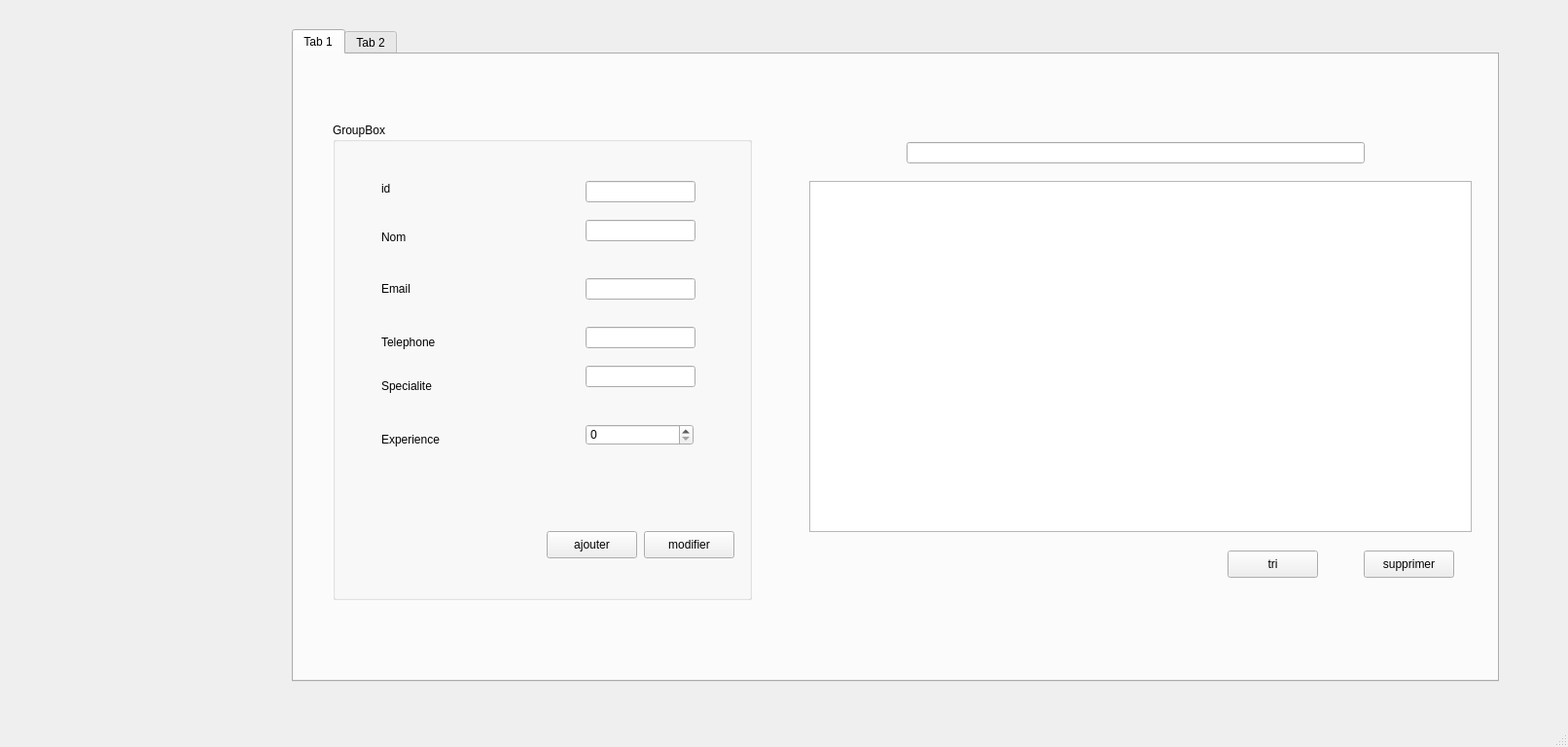
<?xml version="1.0" encoding="UTF-8"?>
<ui version="4.0">
 <class>MainWindow</class>
 <widget class="QMainWindow" name="MainWindow">
  <property name="geometry">
   <rect>
    <x>0</x>
    <y>0</y>
    <width>1612</width>
    <height>768</height>
   </rect>
  </property>
  <property name="windowTitle">
   <string>MainWindow</string>
  </property>
  <widget class="QWidget" name="centralwidget">
   <widget class="QStackedWidget" name="stackedWidget">
    <property name="geometry">
     <rect>
      <x>290</x>
      <y>20</y>
      <width>1281</width>
      <height>691</height>
     </rect>
    </property>
    <property name="currentIndex">
     <number>1</number>
    </property>
    <widget class="QWidget" name="page">
     <widget class="QTabWidget" name="tabWidget">
      <property name="geometry">
       <rect>
        <x>10</x>
        <y>30</y>
        <width>1271</width>
        <height>581</height>
       </rect>
      </property>
      <widget class="QWidget" name="tab">
       <attribute name="title">
        <string>Tab 1</string>
       </attribute>
       <widget class="QGroupBox" name="groupBox">
        <property name="geometry">
         <rect>
          <x>40</x>
          <y>30</y>
          <width>431</width>
          <height>491</height>
         </rect>
        </property>
        <property name="title">
         <string>GroupBox</string>
        </property>
        <widget class="QLabel" name="label">
         <property name="geometry">
          <rect>
           <x>40</x>
           <y>50</y>
           <width>56</width>
           <height>16</height>
          </rect>
         </property>
         <property name="text">
          <string/>
         </property>
        </widget>
        <widget class="QLabel" name="label_2">
         <property name="geometry">
          <rect>
           <x>80</x>
           <y>60</y>
           <width>56</width>
           <height>16</height>
          </rect>
         </property>
         <property name="text">
          <string/>
         </property>
        </widget>
        <widget class="QLabel" name="label_3">
         <property name="geometry">
          <rect>
           <x>50</x>
           <y>60</y>
           <width>56</width>
           <height>16</height>
          </rect>
         </property>
         <property name="text">
          <string>id</string>
         </property>
        </widget>
        <widget class="QLabel" name="label_4">
         <property name="geometry">
          <rect>
           <x>50</x>
           <y>110</y>
           <width>56</width>
           <height>16</height>
          </rect>
         </property>
         <property name="text">
          <string>titre</string>
         </property>
        </widget>
        <widget class="QLabel" name="label_5">
         <property name="geometry">
          <rect>
           <x>50</x>
           <y>150</y>
           <width>111</width>
           <height>41</height>
          </rect>
         </property>
         <property name="text">
          <string>description</string>
         </property>
        </widget>
        <widget class="QLabel" name="label_6">
         <property name="geometry">
          <rect>
           <x>50</x>
           <y>210</y>
           <width>71</width>
           <height>31</height>
          </rect>
         </property>
         <property name="text">
          <string>duree</string>
         </property>
        </widget>
        <widget class="QLabel" name="label_7">
         <property name="geometry">
          <rect>
           <x>50</x>
           <y>310</y>
           <width>91</width>
           <height>31</height>
          </rect>
         </property>
         <property name="text">
          <string>date_fin</string>
         </property>
        </widget>
        <widget class="QLabel" name="label_8">
         <property name="geometry">
          <rect>
           <x>50</x>
           <y>250</y>
           <width>121</width>
           <height>41</height>
          </rect>
         </property>
         <property name="text">
          <string>date_debut</string>
         </property>
        </widget>
        <widget class="QLineEdit" name="idFormation">
         <property name="geometry">
          <rect>
           <x>260</x>
           <y>60</y>
           <width>113</width>
           <height>22</height>
          </rect>
         </property>
        </widget>
        <widget class="QLineEdit" name="lineEdit_titre">
         <property name="geometry">
          <rect>
           <x>260</x>
           <y>100</y>
           <width>113</width>
           <height>22</height>
          </rect>
         </property>
        </widget>
        <widget class="QLineEdit" name="lineEdit_description">
         <property name="geometry">
          <rect>
           <x>260</x>
           <y>160</y>
           <width>113</width>
           <height>22</height>
          </rect>
         </property>
        </widget>
        <widget class="QPushButton" name="ajouter_f">
         <property name="geometry">
          <rect>
           <x>220</x>
           <y>420</y>
           <width>93</width>
           <height>28</height>
          </rect>
         </property>
         <property name="text">
          <string>ajouter</string>
         </property>
        </widget>
        <widget class="QPushButton" name="modfi_f">
         <property name="geometry">
          <rect>
           <x>320</x>
           <y>420</y>
           <width>93</width>
           <height>28</height>
          </rect>
         </property>
         <property name="text">
          <string>modifier</string>
         </property>
        </widget>
        <widget class="QSpinBox" name="spinBox_duree">
         <property name="geometry">
          <rect>
           <x>260</x>
           <y>210</y>
           <width>111</width>
           <height>22</height>
          </rect>
         </property>
        </widget>
        <widget class="QDateEdit" name="dateEdit_date_de_debut">
         <property name="geometry">
          <rect>
           <x>260</x>
           <y>260</y>
           <width>110</width>
           <height>22</height>
          </rect>
         </property>
        </widget>
        <widget class="QDateEdit" name="dateEdit_date_de_fin">
         <property name="geometry">
          <rect>
           <x>260</x>
           <y>310</y>
           <width>110</width>
           <height>22</height>
          </rect>
         </property>
        </widget>
        <widget class="QLabel" name="label_11">
         <property name="geometry">
          <rect>
           <x>30</x>
           <y>350</y>
           <width>101</width>
           <height>31</height>
          </rect>
         </property>
         <property name="text">
          <string>id_formateur</string>
         </property>
        </widget>
        <widget class="QComboBox" name="comboBox_formateur">
         <property name="geometry">
          <rect>
           <x>250</x>
           <y>360</y>
           <width>141</width>
           <height>22</height>
          </rect>
         </property>
        </widget>
       </widget>
       <widget class="QTableView" name="tableView_formations">
        <property name="geometry">
         <rect>
          <x>690</x>
          <y>140</y>
          <width>561</width>
          <height>271</height>
         </rect>
        </property>
       </widget>
       <widget class="QPushButton" name="supp_f">
        <property name="geometry">
         <rect>
          <x>690</x>
          <y>430</y>
          <width>93</width>
          <height>28</height>
         </rect>
        </property>
        <property name="text">
         <string>supprimer</string>
        </property>
       </widget>
      </widget>
      <widget class="QWidget" name="tab_2">
       <attribute name="title">
        <string>Tab 2</string>
       </attribute>
      </widget>
     </widget>
    </widget>
    <widget class="QWidget" name="page_2">
     <widget class="QTabWidget" name="tabWidget_2">
      <property name="geometry">
       <rect>
        <x>10</x>
        <y>10</y>
        <width>1241</width>
        <height>671</height>
       </rect>
      </property>
      <widget class="QWidget" name="tab_3">
       <attribute name="title">
        <string>Tab 1</string>
       </attribute>
       <widget class="QGroupBox" name="groupBox_2">
        <property name="geometry">
         <rect>
          <x>40</x>
          <y>70</y>
          <width>431</width>
          <height>491</height>
         </rect>
        </property>
        <property name="title">
         <string>GroupBox</string>
        </property>
        <widget class="QLabel" name="label_9">
         <property name="geometry">
          <rect>
           <x>40</x>
           <y>50</y>
           <width>56</width>
           <height>16</height>
          </rect>
         </property>
         <property name="text">
          <string/>
         </property>
        </widget>
        <widget class="QLabel" name="label_10">
         <property name="geometry">
          <rect>
           <x>80</x>
           <y>60</y>
           <width>56</width>
           <height>16</height>
          </rect>
         </property>
         <property name="text">
          <string/>
         </property>
        </widget>
        <widget class="QLabel" name="id_formateur">
         <property name="geometry">
          <rect>
           <x>50</x>
           <y>60</y>
           <width>56</width>
           <height>16</height>
          </rect>
         </property>
         <property name="text">
          <string>id</string>
         </property>
        </widget>
        <widget class="QLabel" name="label_nom">
         <property name="geometry">
          <rect>
           <x>50</x>
           <y>110</y>
           <width>56</width>
           <height>16</height>
          </rect>
         </property>
         <property name="text">
          <string>Nom</string>
         </property>
        </widget>
        <widget class="QLabel" name="label_13">
         <property name="geometry">
          <rect>
           <x>50</x>
           <y>150</y>
           <width>111</width>
           <height>41</height>
          </rect>
         </property>
         <property name="text">
          <string>Email</string>
         </property>
        </widget>
        <widget class="QLabel" name="label_14">
         <property name="geometry">
          <rect>
           <x>50</x>
           <y>210</y>
           <width>71</width>
           <height>31</height>
          </rect>
         </property>
         <property name="text">
          <string>Telephone</string>
         </property>
        </widget>
        <widget class="QLabel" name="label_15">
         <property name="geometry">
          <rect>
           <x>50</x>
           <y>310</y>
           <width>91</width>
           <height>31</height>
          </rect>
         </property>
         <property name="text">
          <string>Experience</string>
         </property>
        </widget>
        <widget class="QLabel" name="label_16">
         <property name="geometry">
          <rect>
           <x>50</x>
           <y>250</y>
           <width>121</width>
           <height>41</height>
          </rect>
         </property>
         <property name="text">
          <string>Specialite</string>
         </property>
        </widget>
        <widget class="QLineEdit" name="idFormateur">
         <property name="geometry">
          <rect>
           <x>260</x>
           <y>60</y>
           <width>113</width>
           <height>22</height>
          </rect>
         </property>
        </widget>
        <widget class="QLineEdit" name="lineEdit_nom">
         <property name="geometry">
          <rect>
           <x>260</x>
           <y>100</y>
           <width>113</width>
           <height>22</height>
          </rect>
         </property>
        </widget>
        <widget class="QLineEdit" name="lineEdit_mail">
         <property name="geometry">
          <rect>
           <x>260</x>
           <y>160</y>
           <width>113</width>
           <height>22</height>
          </rect>
         </property>
        </widget>
        <widget class="QPushButton" name="ajouter_fr">
         <property name="geometry">
          <rect>
           <x>220</x>
           <y>420</y>
           <width>93</width>
           <height>28</height>
          </rect>
         </property>
         <property name="text">
          <string>ajouter</string>
         </property>
        </widget>
        <widget class="QPushButton" name="modfi_fr">
         <property name="geometry">
          <rect>
           <x>320</x>
           <y>420</y>
           <width>93</width>
           <height>28</height>
          </rect>
         </property>
         <property name="text">
          <string>modifier</string>
         </property>
        </widget>
        <widget class="QLineEdit" name="lineEdit_tel">
         <property name="geometry">
          <rect>
           <x>260</x>
           <y>210</y>
           <width>113</width>
           <height>22</height>
          </rect>
         </property>
        </widget>
        <widget class="QLineEdit" name="lineEdit_specalite">
         <property name="geometry">
          <rect>
           <x>260</x>
           <y>250</y>
           <width>113</width>
           <height>22</height>
          </rect>
         </property>
        </widget>
        <widget class="QSpinBox" name="spinBox_exp">
         <property name="geometry">
          <rect>
           <x>260</x>
           <y>310</y>
           <width>111</width>
           <height>22</height>
          </rect>
         </property>
        </widget>
       </widget>
       <widget class="QTableView" name="tableView_formateur">
        <property name="geometry">
         <rect>
          <x>530</x>
          <y>130</y>
          <width>681</width>
          <height>361</height>
         </rect>
        </property>
       </widget>
       <widget class="QPushButton" name="supp_fr">
        <property name="geometry">
         <rect>
          <x>1100</x>
          <y>510</y>
          <width>93</width>
          <height>28</height>
         </rect>
        </property>
        <property name="text">
         <string>supprimer</string>
        </property>
       </widget>
       <widget class="QLineEdit" name="lineEdit">
        <property name="geometry">
         <rect>
          <x>630</x>
          <y>90</y>
          <width>471</width>
          <height>22</height>
         </rect>
        </property>
       </widget>
       <widget class="QPushButton" name="tri_fr">
        <property name="geometry">
         <rect>
          <x>960</x>
          <y>510</y>
          <width>93</width>
          <height>28</height>
         </rect>
        </property>
        <property name="text">
         <string>tri</string>
        </property>
       </widget>
      </widget>
      <widget class="QWidget" name="tab_4">
       <attribute name="title">
        <string>Tab 2</string>
       </attribute>
      </widget>
     </widget>
    </widget>
   </widget>
  </widget>
  <widget class="QMenuBar" name="menubar">
   <property name="geometry">
    <rect>
     <x>0</x>
     <y>0</y>
     <width>1612</width>
     <height>26</height>
    </rect>
   </property>
  </widget>
  <widget class="QStatusBar" name="statusbar"/>
 </widget>
 <resources/>
 <connections/>
</ui>
